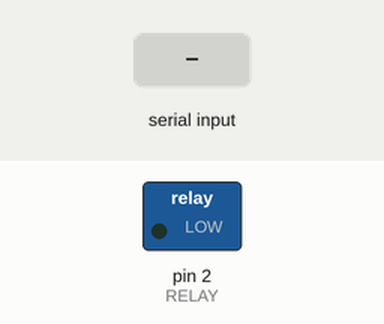
A sketch run on a simulated Arduino Uno, built with avr-gcc and run on an emulated ATmega328P. On the bench: switched loads named in the sketch (green lamp = pin HIGH). The inputs (shaded band) are chosen by the test bench.

Above: at 1.2 s.
1.3 s: "a" received over Serial
At 2.3 s:
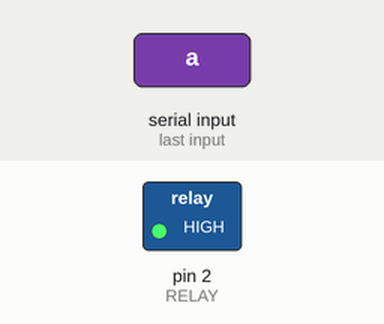
2.8 s: "s" received over Serial
At 3.4 s:
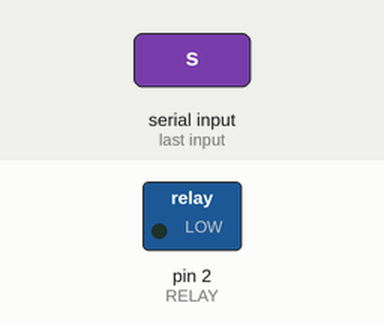
Timing chart, 0 to 5.8 s (numbered marks = the images above; inputs shaded):
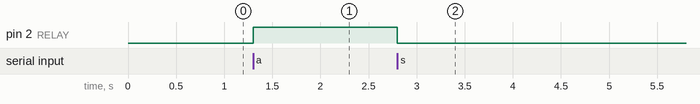

The sketch:

relay_test_1.ino
```cpp
#define RELAY 2

void setup()
{
  Serial.begin(9600);
  pinMode(RELAY, OUTPUT);
  digitalWrite(RELAY, LOW);

}

void loop()
{
  if (Serial.available() > 0)
  {
    char input = Serial.read();
    if(input == 'a')
      digitalWrite(RELAY, HIGH);
    else if (input == 's')
      digitalWrite(RELAY, LOW);
    else
      Serial.println("Valore non valido");
  }
}
```

Measured:
- after the input at 1.3 s, pin 2 (RELAY): LOW → HIGH at once
- after the input at 2.8 s, pin 2 (RELAY): HIGH → LOW at once
